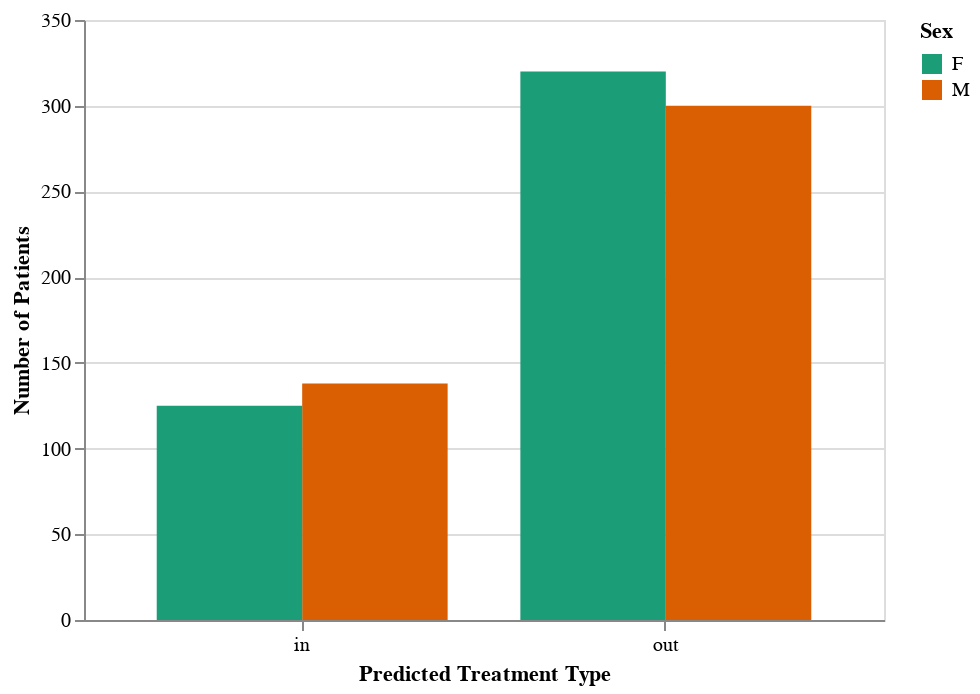

Notebook source saved alongside this figure:
### Code cell
# make sex vs prediction plot

sex_vs_prediction = alt.Chart(patient_test_predict, width = 400, height = 300
                               ).mark_bar().encode(
                                   x = alt.X("prediction", title = "Predicted Treatment Type", axis=alt.Axis(labelAngle=0)),
                                   xOffset="SEX",
                                   y = alt.Y("count()", title = "Number of Patients"),
                                   color = alt.Color("SEX", title = "Sex", scale = alt.Scale(scheme='dark2')), 
                                   tooltip = alt.Tooltip(["count()", "SEX:N"])
                               )
sex_vs_prediction

### Figure 1 — Vega-Lite specification as saved in the notebook (floating-point values rounded to 4 significant figures; data arrays with more than 128 entries replaced by an {"elided": "..."} marker saying what was removed)
{"config": {"view": {"continuousWidth": 300, "continuousHeight": 300}}, "data": {"name": "data-42a620fdad65e14dee2dbb0f6566e9e5"}, "mark": {"type": "bar"}, "encoding": {"color": {"field": "SEX", "scale": {"scheme": "dark2"}, "title": "Sex", "type": "nominal"}, "tooltip": [{"aggregate": "count", "type": "quantitative"}, {"field": "SEX", "type": "nominal"}], "x": {"axis": {"labelAngle": 0}, "field": "prediction", "title": "Predicted Treatment Type", "type": "nominal"}, "xOffset": {"field": "SEX", "type": "nominal"}, "y": {"aggregate": "count", "title": "Number of Patients", "type": "quantitative"}}, "height": 300, "width": 400, "$schema": "https://vega.github.io/schema/vega-lite/v5.16.3.json", "datasets": {"data-42a620fdad65e14dee2dbb0f6566e9e5": {"elided": "883 records"}}}
